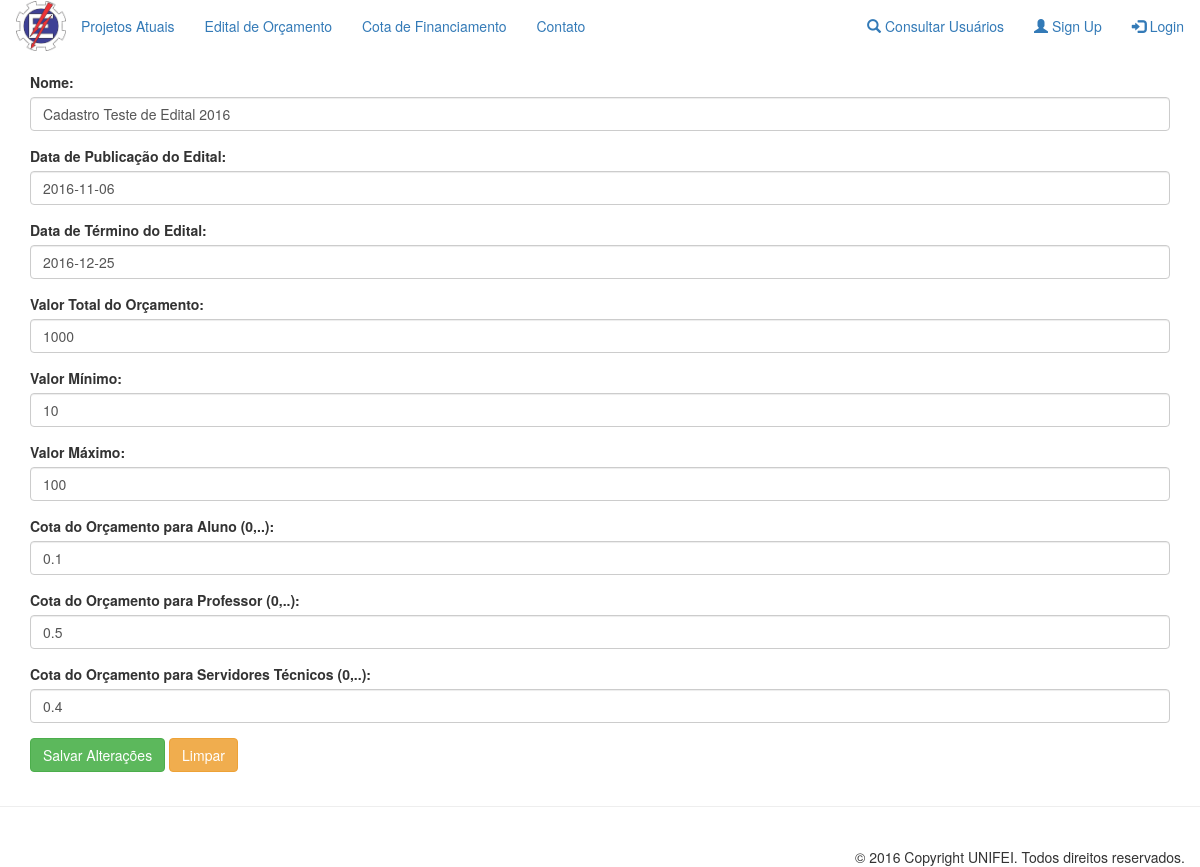
Screenshot of /pages/editalCota/alterarEditalCota.php?id=2017 with the database file from the repository.
### tables this page shows
CREATE TABLE `editalorcamento` (
  `id` int(11) NOT NULL,
  `nome` varchar(50) NOT NULL,
  `dataPublicacao` date NOT NULL,
  `dataTermino` date NOT NULL,
  `valTotal` float NOT NULL,
  `valMin` float NOT NULL,
  `valMax` float NOT NULL,
  `arquivo` varchar(30) NOT NULL,
  `cotaAluno` float NOT NULL,
  `cotaProfessor` float NOT NULL,
  `cotaServ` float NOT NULL,
  `qtdAluno` int(11) NOT NULL,
  `qtdProfessor` int(11) NOT NULL,
  `qtdServ` int(11) NOT NULL,
  `valTotalAluno` float NOT NULL,
  `valTotalProfessor` float NOT NULL,
  `valTotalServ` float NOT NULL,
  `valIndAluno` float NOT NULL,
  `valIndProfessor` float NOT NULL,
  `valIndServ` float NOT NULL
);

### functions/functionsBd.php (called while the page is built, shortened)
<?php
function consultaCotaFinanciamenoPorId($id)
{
    RETURN mysql_query("SELECT * FROM editalorcamento WHERE id = $id");
}
?>

### pages/editalCota/alterarEditalCota.php (the view, shortened to what this page needs)
<?php
require_once '../../functions/functionsBd.php';
$query = consultaCotaFinanciamenoPorId($_GET['id']);
$dadosCotaFinanciamento = mysql_fetch_array($query);
?>
<div class="container">
    <form name="cadastroEditalCota?id=<?php echo $_GET['id'] ?>" onSubmit="Submeter();" method="post">
        <div class="form-group">
            <label for="nome">Nome:</label>
            <input type="text" name="nome" required class="form-control" id="nome" maxlength="50" value="<?php echo $dadosCotaFinanciamento['nome'] ?>">
        </div>
        <div class="form-group">
            <label for="dataPublicacao">Data de Publicação do Edital:</label>
            <input type="text" name="dataPublicacao" required class="form-control" id="dataPublicacao" value="<?php echo $dadosCotaFinanciamento['dataPublicacao'] ?>">
        </div>
        <div class="form-group">
            <label for="dataTermino">Data de Término do Edital:</label>
            <input type="text" name="dataTermino" required class="form-control" id="dataTermino" value="<?php echo $dadosCotaFinanciamento['dataTermino'] ?>">
        </div>
        <div class="form-group">
            <label for="valTotal">Valor Total do Orçamento:</label>
            <input type="text" name="valTotal" required class="form-control" id="valTotal" onkeypress="mascara(this, mmoney);" value="<?php echo $dadosCotaFinanciamento['valTotal'] ?>">
        </div>
        <div class="form-group">
            <label for="valMin">Valor Mínimo:</label>
            <input type="text" name="valMin" required class="form-control" id="valMin" onkeypress="mascara(this, mmoney);" value="<?php echo $dadosCotaFinanciamento['valMin'] ?>">
        </div>
        <div class="form-group">
            <label for="valMax">Valor Máximo:</label>
            <input type="text" name="valMax" required class="form-control" id="valMax" onkeypress="mascara(this, mmoney);"  value="<?php echo $dadosCotaFinanciamento['valMax'] ?>">
        </div>
        <div class="form-group">
            <label for="cotaAluno">Cota do Orçamento para Aluno (0,..):</label>
            <input type="text" name="cotaAluno" required class="form-control" onkeypress="mascara(this, mtaxa);" id="cotaAluno" value="<?php echo $dadosCotaFinanciamento['cotaAluno'] ?>">
        </div>
        <div class="form-group">
            <label for="cotaProf">Cota do Orçamento para Professor (0,..):</label>
            <input type="text" name="cotaProf" required class="form-control" onkeypress="mascara(this, mtaxa);" id="cotaProf" value="<?php echo $dadosCotaFinanciamento['cotaProfessor'] ?>">
        </div>
        <div class="form-group">
            <label for="cotaServ">Cota do Orçamento para Servidores Técnicos (0,..):</label>
            <input type="text" name="cotaServ" required class="form-control" onkeypress="mascara(this, mtaxa);" id="cotaServ" value="<?php echo $dadosCotaFinanciamento['cotaServ'] ?>">
        </div>
        <button type="submit" name="enviar" class="btn btn-success">Salvar Alterações</button>
        <button type="reset" class="btn btn-warning">Limpar</button>
    </form>
</div>
<?php include("../template/footer.php") ?>

### rows the page displays
editalorcamento: nome "Cadastro Teste de Edital 2016", dataPublicacao "2016-11-06", dataTermino "2016-12-25", valTotal "1000", valMin "10", valMax "100", cotaAluno "0.1", cotaProf "0.5", cotaServ "0.4"
